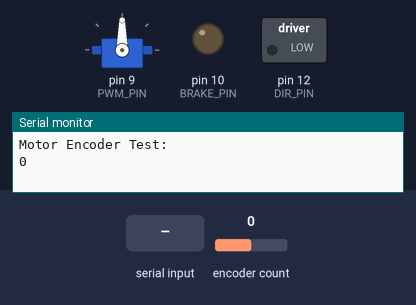
The sketch below on a simulated Arduino Uno, built with avr-gcc and run on an emulated ATmega328P. On the bench: servo, switched loads named in the sketch (green lamp = pin HIGH), output pins drawn as LEDs (lit = HIGH), the last lines printed to the serial monitor. The inputs (shaded band) are chosen by the test bench; at power-on: encoder count 0.

Above: at 1.2 s.
1.3 s: "90,45\n" received over Serial
At 1.8 s:
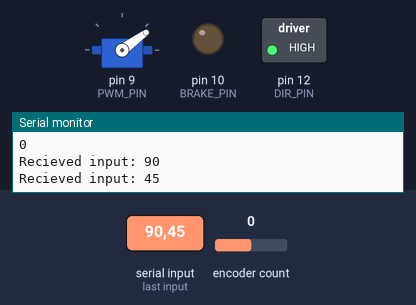
2.8 s: "5\n" received over Serial
At 3.1 s:
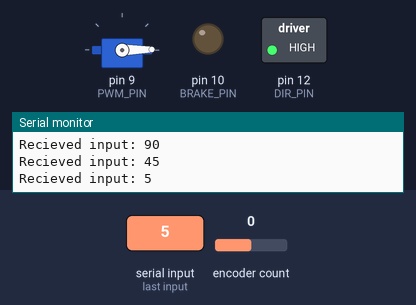
4.3 s: "30,150\n" received over Serial
At 5.7 s:
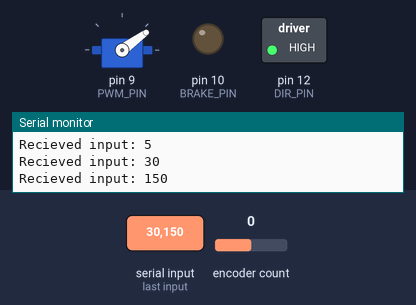
Timing chart, 0 to 7.3 s (numbered marks = the images above; inputs shaded):
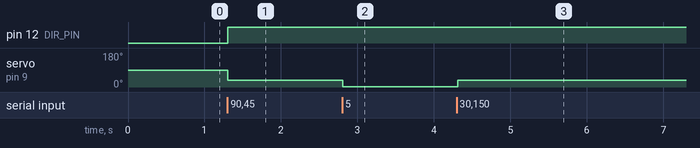

The sketch:

encoder_test.ino
```cpp
/*
  TEST PROGRAM TO RUN ONE MOTOR AND ENCODER

  Prints encoder steps (literally how many bars rotated through on the
  optical encoder) to serial monitor every time encoder reads a new value.

  Reads in input in the form of an INTEGER and NEWLINE (newline is important).

  Input is read in 100s of steps, and set to be target position. For example,
  if an input of '50' is given, target position will be 5000 steps.

  Simple controller implemented to move motor to within 50 steps of target
  value, then a brake is applied.

  ENCODER LIBRARY: https://www.pjrc.com/teensy/td_libs_Encoder.html

  For PINOUTS, check the #define below

  Stefan Layanto

*/

#include <Servo.h>
#include <Encoder.h>

#define PWM_PIN 9
#define DIR_PIN 12
#define BRAKE_PIN 10
#define ENC_PIN_1 2
#define ENC_PIN_2 3

Servo pwm;  // create servo object to control a one motor driver
Encoder enc(ENC_PIN_1, ENC_PIN_2);
// twelve servo objects can be created on most boards

long oldPosition  = -999;
int input = -1;
long target = 0;
int turnSpeed = 1;

void setup() {
  Serial.begin(9600);
  Serial.println("Motor Encoder Test:");
  pwm.attach(PWM_PIN);          // attaches the PWM pin on pin 9 to the servo object
  pinMode(DIR_PIN, OUTPUT);
  pinMode(BRAKE_PIN, OUTPUT);
}

void loop() {

  if (Serial.available() >= 2) { //Handle input. IMPORTANT: Requires a newline
    input = Serial.parseInt(); //read integer
    Serial.read(); //read new line
    Serial.print("Recieved input: ");
    Serial.print(input);
    target = 100 * (long) input; // scale to 100s of steps and set as target
    Serial.println();
  }

  long newPosition = enc.read();
  if (newPosition != oldPosition) {
    oldPosition = newPosition;
    Serial.println(newPosition);
  }

  // VERY DUMB, SIMPLE CONTROLLER. I have ideas for improvements.
  if (input == -1) { //if input is -1, don't do anything. this is the initial value.
    pwm.detach(); //detaching servo is best way to make it stop completely and eliminate jittering.
    turnSpeed = 0; //turnspeed stop
  } else {
    pwm.attach(PWM_PIN); //attach servo in case detached
    if (abs(newPosition - target) > 500) {
      turnSpeed = 36; //turnspeed to 20% (turn speed 0-180 maps to 0-100%, so 36 -> 20%)
    } else {
      turnSpeed = 1;
    }
    if (newPosition > target + 50) { //go one direction
      digitalWrite(BRAKE_PIN, LOW);
      digitalWrite(DIR_PIN, LOW);
    } else if (newPosition < target - 50) { //go the other. these two can be swapped by swapping wires or swapping high/low of dir pin
      digitalWrite(BRAKE_PIN, LOW);
      digitalWrite(DIR_PIN, HIGH);
    } else {
      turnSpeed = 0; //stop rotation
      input = -1; //reset input to default
      digitalWrite(BRAKE_PIN, HIGH); //hit the braaake
    }
    pwm.write(turnSpeed);
  }
}
```

Measured:
- after the input at 1.3 s, pin 12 (DIR_PIN): LOW → HIGH at once; servo on pin 9 (PWM_PIN): 90° → 36° at once
- after the input at 2.8 s, servo on pin 9 (PWM_PIN): 36° → 1° at once
- after the input at 4.3 s, servo on pin 9 (PWM_PIN): 1° → 36° at once
